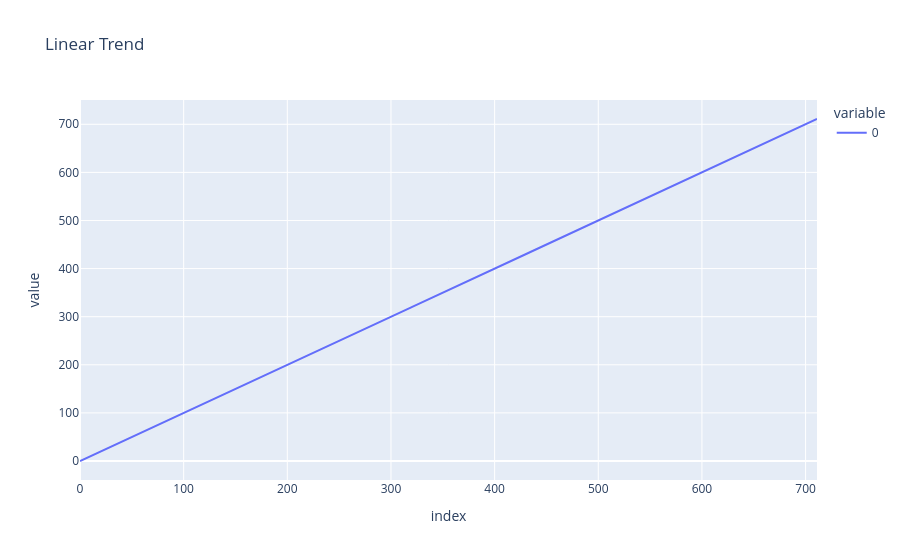

The notebook cell saved with this chart:
### Markdown cell above
Create Linear Trend

### Code cell
linear_trend = np.arange(0,356*2) # Values from 0 to 711
fig = px.line(linear_trend, title='Linear Trend')
fig.show()

### Figure 1 — Plotly figure (JSON) as saved in the notebook; plotly's stock layout.template omitted (floating-point values rounded to 4 significant figures; data arrays with more than 128 entries replaced by an {"elided": "..."} marker saying what was removed)
{"data": [{"hovertemplate": "variable=0<br>index=%{x}<br>value=%{y}<extra></extra>", "legendgroup": "0", "line": {"color": "#636efa", "dash": "solid"}, "marker": {"symbol": "circle"}, "mode": "lines", "name": "0", "orientation": "v", "showlegend": true, "type": "scatter", "x": {"elided": "712 int values"}, "xaxis": "x", "y": {"elided": "712 int values"}, "yaxis": "y"}], "layout": {"legend": {"title": {"text": "variable"}, "tracegroupgap": 0}, "title": {"text": "Linear Trend"}, "xaxis": {"anchor": "y", "domain": [0, 1], "title": {"text": "index"}}, "yaxis": {"anchor": "x", "domain": [0, 1], "title": {"text": "value"}}}}
